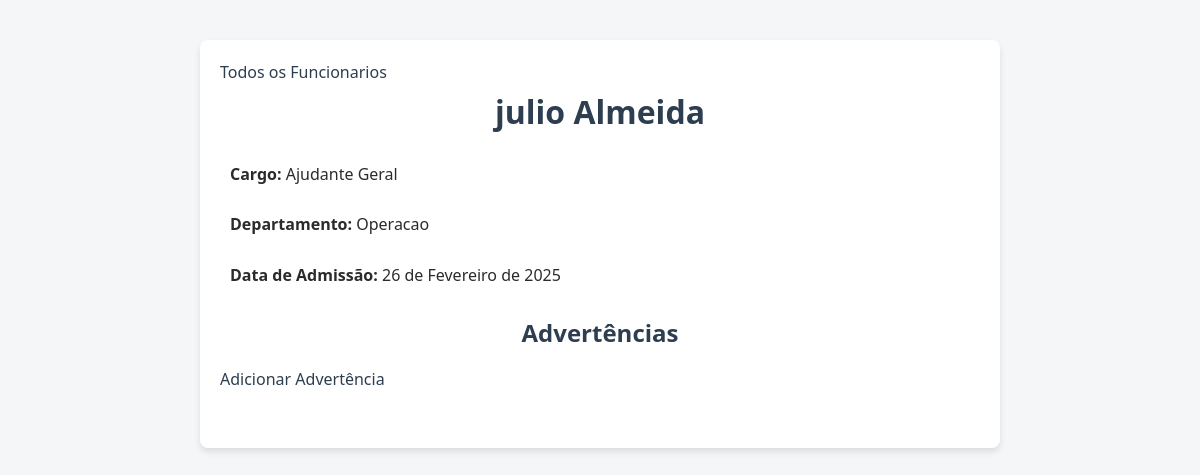
Screenshot of /employee/11/ (signed in) with the database file from the repository.
### controle/models.py (models this page shows, shortened)
class Employee(models.Model):
    SHIFTS = [
        ('1', 'Turno 1'),
        ('2', 'Turno 2'),
        ('3', 'Turno 3'),
    ]
    matricula = models.CharField(max_length=20)
    name = models.CharField(max_length=100)
    position = models.CharField(max_length=100)
    department = models.CharField(max_length=100)
    admission_date = models.DateField()
    shift = models.CharField(max_length=1, choices=SHIFTS, default='1')  # Turno de trabalho

### controle/views.py (the view)
# urls.py: path('employee/<int:pk>/', views.employee_detail, name='employee_detail'),
@login_required
def employee_detail(request, pk):
    employee = get_object_or_404(Employee, pk=pk)
    return render(request, 'employee_detail.html', {'employee': employee})

### controle/templates/employee_detail.html (shortened to what this page needs)
<!DOCTYPE html>
<html>
<head>
    {% load static %}
    <link rel="stylesheet" href="{% static 'css/styles.css' %}">
</head>
<body>
    <div class="container">
        <a href="{% url 'employee_list' %}" class="button">Todos os Funcionarios</a>
        <h1 class="title_name">{{ employee.name }}</h1>
        <div class="employee-details">
            <p><strong>Cargo:</strong> {{ employee.position }}</p>
            <p><strong>Departamento:</strong> {{ employee.department }}</p>
            <p><strong>Data de Admissão:</strong> {{ employee.admission_date }}</p>
        </div>
        <h2 class="title_name" >Advertências</h2>
        <a href="{% url 'add_warning' employee.pk %}" class="button_add">Adicionar Advertência</a>
    </div>
</body>
</html>

### controle/static/css/styles.css (style rules this page uses)
* { margin: 0; padding: 0; box-sizing: border-box; }
body { font-family: 'Segoe UI', Tahoma, Geneva, Verdana, sans-serif; background-color: #f4f6f8; color: #2c2b2b; line-height: 1.6; padding: 20px; }
.container { max-width: 800px; margin: 0 auto; background: #fff; padding: 20px; border-radius: 8px; box-shadow: 0 4px 6px rgba(0, 0, 0, 0.1); margin-top: 20px; }
.container a { text-align: center; }
h2 { color: #2c3e50; margin-bottom: 15px; }
h1 { color: #2c3e50; text-align: center; margin-bottom: 25px; }
p { margin-bottom: 10px; }
a { color: #2c3e50; text-decoration: none; transition: color 0.3s ease; }
.employee-details p { margin: 25px 10px; align-items: center; }
.title_name { color: #2c3e50; text-align: center; }

### rows the page displays
Employee: name "julio Almeida", position "Ajudante Geral", department "Operacao", admission_date "26 de Fevereiro de 2025"
